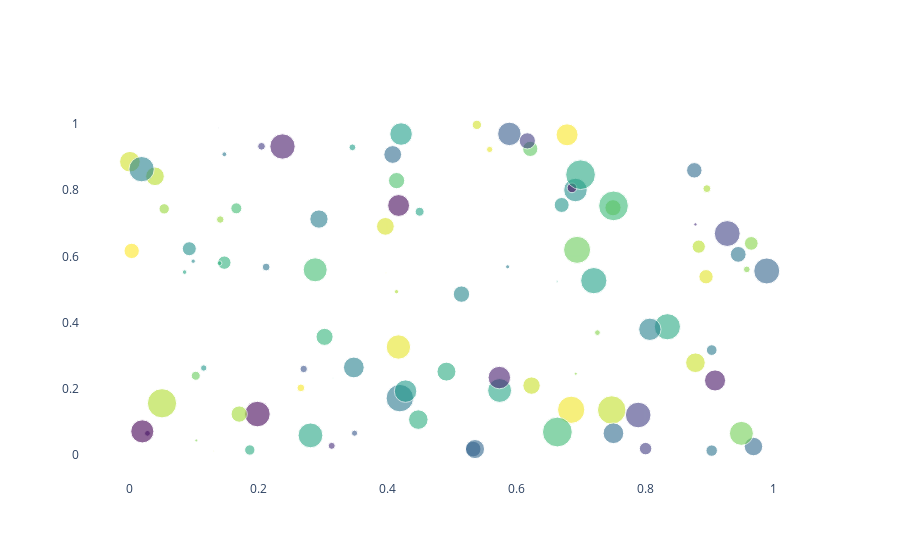

Here is the notebook cell this chart was saved with:
### Code cell
import plotly.graph_objects as go
import numpy as np
np.random.seed(1)

N = 100
x = np.random.rand(N)
y = np.random.rand(N)
colors = np.random.rand(N)
sz = np.random.rand(N) * 30

fig = go.Figure()
fig.add_trace(go.Scatter(
    x=x,
    y=y,
    mode="markers",
    marker=go.scatter.Marker(
        size=sz,
        color=colors,
        opacity=0.6,
        colorscale="Viridis"
    )
))

fig.update_layout(go.Layout(
    paper_bgcolor='rgba(0,0,0,0)',
    plot_bgcolor='rgba(0,0,0,0)'
)) 

fig.show()
